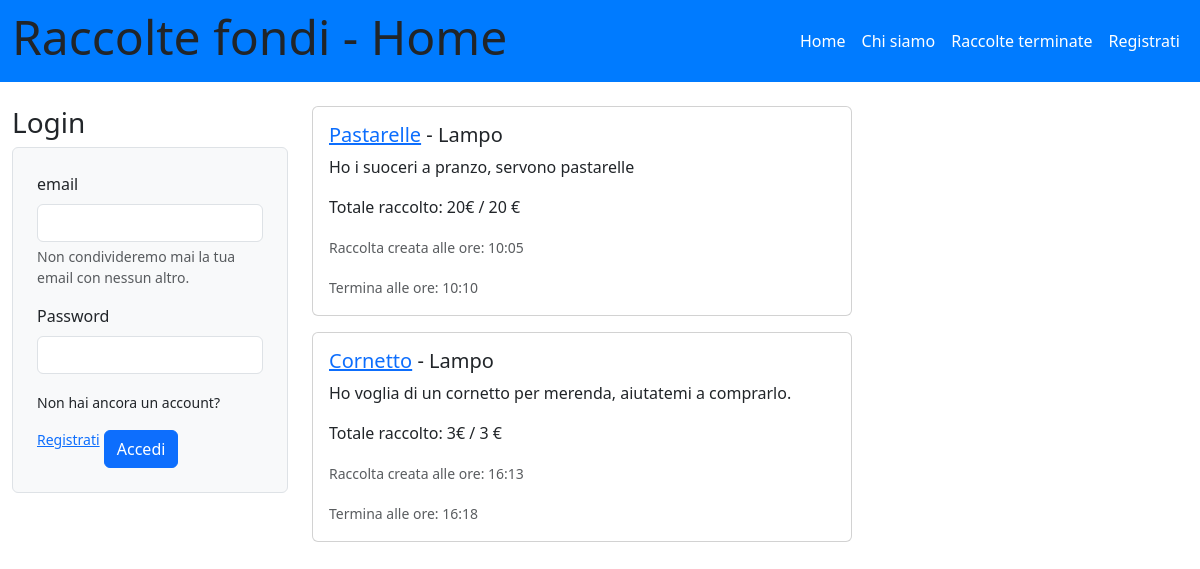
Before: / with the older database file.
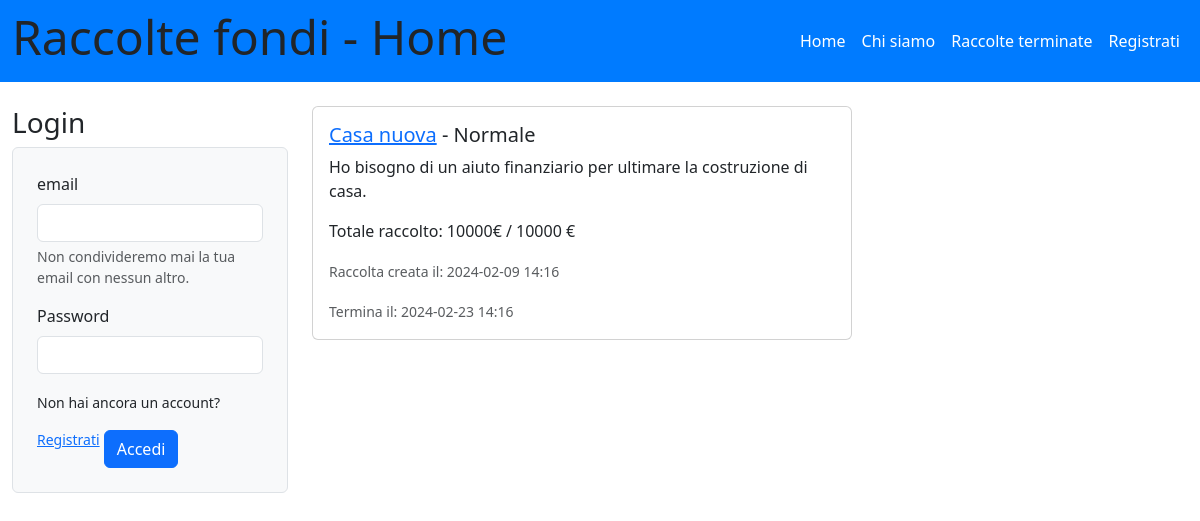
After: the same page with the newer database file.
### tables this page shows
CREATE TABLE "raccolte" (
	"id_raccolta"	INTEGER NOT NULL UNIQUE,
	"nome_raccolta"	TEXT NOT NULL,
	"descrizione"	TEXT,
	"immagine"	TEXT,
	"data_creazione"	TEXT,
	"data_termine"	TEXT,
	"cifra_attuale"	NUMERIC,
	"cifra_da_raggiungere"	NUMERIC,
	"tipo_raccolta"	TEXT,
	"organizzatore_raccolta"	INTEGER,
	"importo_minimo"	NUMERIC,
	"status"	TEXT,
	FOREIGN KEY("organizzatore_raccolta") REFERENCES "utenti"("id_utente"),
	PRIMARY KEY("id_raccolta" AUTOINCREMENT)
);

### app.py (the view)
@app.route('/')
def home():
    now = datetime.now()  # Get the current date and time
    current_date = now.date()  # Get the current date
    current_hour = now.hour  # Get the current hour
    current_minute = now.minute  # Get the current minute
    data_oggi = now.strftime("%Y-%m-%d %H:%M")
    raccolte_db = raccolte_dao.get_raccolte()
    return render_template('home.html', raccolte=raccolte_db, oggi=data_oggi)

### app.py (called while the page is built)
@app.before_request
def update_before_request():
    app.logger.info('Inizio update_status_e_portafoglio')
    try:
        raccolte_dao.update_status_e_portafoglio()
        app.logger.info('Fine update_status_e_portafoglio')
    except Exception as e:
        print('Error during update:', str(e))

### templates/home.html (shortened to what this page needs)
{% extends "base.html" %}
{% block home_active %}active{% endblock %}
{% block page_name%}Home{%endblock%}
{% block content %}
<aside id="myaside" class="col-lg-3 col-md-12">
    {% if not current_user.is_authenticated %}
    <section>
      <h3>Login</h3>
      <div class="bg-light p-4 border rounded mb-3">
        <form action="/login" method="POST">
          <div class="mb-3">
            <label for="nicknameInput" class="form-label">email</label>
            <input type="text" class="form-control" id="emailInput" aria-describedby="nicknameHelp" name="email">
            <div id="emailHelp" class="form-text">Non condivideremo mai la tua email con nessun altro.</div>
          </div>
          <div class="mb-3">
            <label for="passwordInput" class="form-label">Password</label>
            <input type="password" class="form-control" id="passwordInput" name="password">
          </div>
          <small>Non hai ancora un account? <a href="/iscriviti">Registrati</a></small>
          <button type="submit" class="btn btn-primary mt-3">Accedi</button>
        </form>
      </div>
    </section>
    {% endif %}
  </aside>
  <main class="col-lg-9 col-md-12">
    {% for raccolta in raccolte %}
    {% if raccolta.status == 'attiva' %}
    <div class="card mb-3" style="max-width: 540px;">
      <div class="row g-0">
        <div class="col-12">
          <div class="card-body">
            <h5 class="card-title">
                 <a href="{{url_for('singola_raccolta', id=raccolta.id_raccolta)}}">{{raccolta.nome_raccolta | e}}</a>
              - {% if raccolta.tipo_raccolta == 'lampo' %} Lampo
              {%else%} Normale
              {%endif%}
            </h5>
            <p class="card-text">{{raccolta.descrizione}}</p>
            <p class="card-text">Totale raccolto: {{raccolta.cifra_attuale}}€ / {{raccolta.cifra_da_raggiungere}} €</p>
            {% if raccolta.tipo_raccolta == 'lampo' %}
            <p class="card-text"><small class="text-body-secondary">Raccolta creata alle ore: {{raccolta.data_creazione.split(' ')[1]}}</small></p>
            <p class="card-text"><small class="text-body-secondary">Termina alle ore: {{raccolta.data_termine.split(' ')[1]}}</small></p>
            {% else %}
            <p class="card-text"><small class="text-body-secondary">Raccolta creata il: {{raccolta.data_creazione}}</small></p>
            <p class="card-text"><small class="text-body-secondary">Termina il: {{raccolta.data_termine}}</small></p>
            {% endif %}
          </div>
        </div>
      </div>
    </div>
    {% endif %}
    {% endfor %}
  </main>
{% endblock %}

### templates/base.html (shortened to what this page needs)
<!doctype html>
<html lang="en">
<head>
  <link href="https://cdn.jsdelivr.net/npm/bootstrap@5.3.2/dist/css/bootstrap.min.css" rel="stylesheet"
>
  <link rel="stylesheet" href="https://cdn.jsdelivr.net/npm/bootstrap-icons@1.11.2/font/bootstrap-icons.min.css">
  <link rel="stylesheet" href="{{ url_for('static', filename='style.css') }}">
</head>
<body>
  <header id="myheader">
    <nav class="navbar navbar-dark navbar-expand-lg mynavbar">
      <div class="container-fluid">
        <h1 class="display-5">Raccolte fondi - {% block page_name %}{% endblock %}</h1>
        <div class="collapse navbar-collapse" id="navbarSupportedContent">
          <ul class="navbar-nav ms-auto">
            <li class="nav-item">
              <a class="nav-link {%block home_active%}{% endblock %}" aria-current="page" href="/">Home</a>
            </li>
            <li class="nav-item">
              <a class="nav-link {%block about_active%}{% endblock %}" href="{{ url_for('about') }}">Chi siamo</a>
            </li>
            <li class="nav-item">
                <a class="nav-link {%block raccolte_terminate_active%}{% endblock %}" href="{{ url_for('raccolte_terminate') }}">Raccolte terminate</a>
              </li>
            {% if current_user.is_authenticated %}
            <li class="nav-item dropdown dropstart">
              <a class="nav-link dropdown-toggle" href="#" role="button" data-bs-toggle="dropdown"
                aria-expanded="false">
                @{{current_user.nome}} {{current_user.cognome}}
              </a>
              <ul class="dropdown-menu dropdown-menu-dark">
                <li><a class="dropdown-item" href="{{ url_for('le_mie_raccolte') }}">Le mie raccolte</a></li>
                <li><a class="dropdown-item" href="{{ url_for('logout') }}">Esci</a></li>
              </ul>
            </li>
            {% else %}
            <li class="nav-item">
              <a class="nav-link {%block signup_active%}{% endblock %}" aria-current="page"
                href="{{ url_for('iscriviti') }}">Registrati</a>
            </li>
            {% endif %}
          </ul>
        </div>
      </div>
    </nav>
  </header>
  <div class="container-fluid mt-4">
    <div class="row">
      {%block content %}{% endblock %}
    </div>
  </div>
</body>
</html>

### static/style.css (style rules this page uses)
.mynavbar { background-color: #007bff; }
.navbar-dark .navbar-nav .nav-link { color: white; }

Changed rows visible on the page:
removed raccolte: nome_raccolta "Pastarelle", tipo_raccolta "Lampo", descrizione "Ho i suoceri a pranzo, servono pastarelle", cifra_attuale "20", cifra_da_raggiungere "20", data_creazione "10:05", data_termine "10:10"
removed raccolte: nome_raccolta "Cornetto", tipo_raccolta "Lampo", descrizione "Ho voglia di un cornetto per merenda, aiutatemi a comprarlo.", cifra_attuale "3", cifra_da_raggiungere "3", data_creazione "16:13", data_termine "16:18"
added raccolte: nome_raccolta "Casa nuova", tipo_raccolta "Normale", descrizione "Ho bisogno di un aiuto finanziario per ultimare la costruzione di casa.", cifra_attuale "10000", cifra_da_raggiungere "10000", data_creazione "2024-02-09 14:16", data_termine "2024-02-23 14:16"
